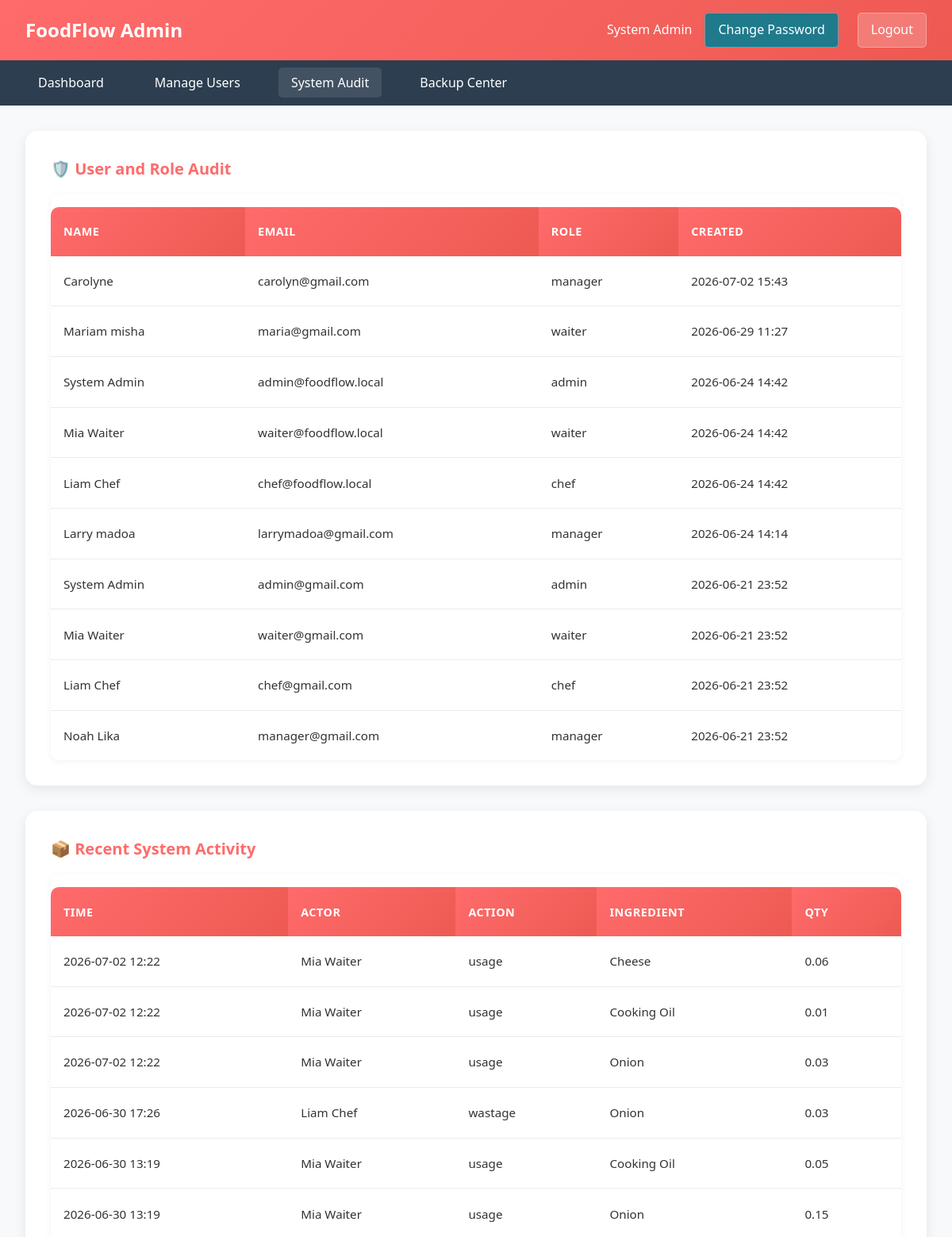
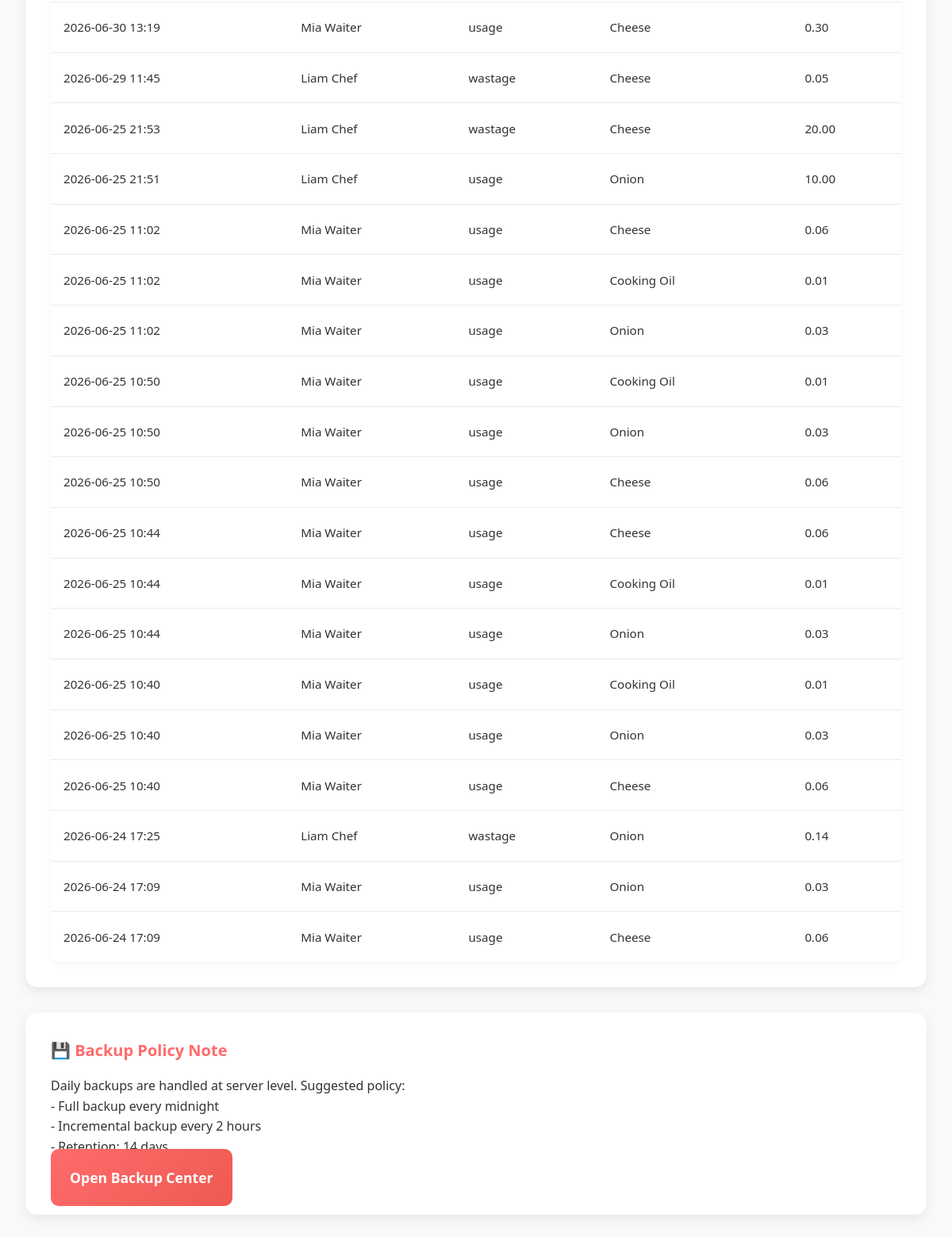
Page /admin/system_audit.php (signed in) on the committed database (2 pictures, top to bottom).
### tables this page shows
CREATE TABLE `users` (
  `id` int NOT NULL AUTO_INCREMENT,
  `name` varchar(100) NOT NULL,
  `email` varchar(100) NOT NULL,
  `password` varchar(255) NOT NULL,
  `phone` varchar(20) DEFAULT NULL,
  `role` enum('admin','waiter','chef','manager') NOT NULL,
  `is_active` tinyint(1) DEFAULT '1',
  `created_at` timestamp NULL DEFAULT CURRENT_TIMESTAMP,
  `updated_at` timestamp NULL DEFAULT CURRENT_TIMESTAMP ON UPDATE CURRENT_TIMESTAMP,
  PRIMARY KEY (`id`),
  UNIQUE KEY `email` (`email`)
);

CREATE TABLE `stock_movements` (
  `id` int NOT NULL AUTO_INCREMENT,
  `ingredient_id` int NOT NULL,
  `movement_type` enum('stock_in','usage','adjustment','wastage') NOT NULL,
  `quantity` decimal(10,2) NOT NULL,
  `reference_type` enum('purchase','order','manual','wastage') DEFAULT 'manual',
  `reference_id` int DEFAULT NULL,
  `notes` varchar(255) DEFAULT NULL,
  `created_by` int NOT NULL,
  `created_at` timestamp NULL DEFAULT CURRENT_TIMESTAMP,
  PRIMARY KEY (`id`),
  KEY `ingredient_id` (`ingredient_id`),
  KEY `created_by` (`created_by`),
  CONSTRAINT `stock_movements_ibfk_1` FOREIGN KEY (`ingredient_id`) REFERENCES `ingredients` (`id`) ON DELETE RESTRICT,
  CONSTRAINT `stock_movements_ibfk_2` FOREIGN KEY (`created_by`) REFERENCES `users` (`id`) ON DELETE RESTRICT
);

CREATE TABLE `ingredients` (
  `id` int NOT NULL AUTO_INCREMENT,
  `name` varchar(120) NOT NULL,
  `category` varchar(80) DEFAULT NULL,
  `unit` varchar(20) NOT NULL,
  `current_stock` decimal(10,2) NOT NULL DEFAULT '0.00',
  `reorder_level` decimal(10,2) NOT NULL DEFAULT '0.00',
  `unit_cost` decimal(10,2) NOT NULL DEFAULT '0.00',
  `is_active` tinyint(1) DEFAULT '1',
  `created_at` timestamp NULL DEFAULT CURRENT_TIMESTAMP,
  `updated_at` timestamp NULL DEFAULT CURRENT_TIMESTAMP ON UPDATE CURRENT_TIMESTAMP,
  PRIMARY KEY (`id`)
);

### admin/system_audit.php (the view, shortened to what this page needs)
<?php
$conn = new mysqli('localhost', 'root', '1234', 'food_inventory');
$recent_logins = $conn->query('SELECT name, email, role, created_at FROM users ORDER BY created_at DESC LIMIT 20');
$recent_movements = $conn->query('SELECT sm.movement_type, sm.quantity, sm.created_at, i.name AS ingredient_name, u.name AS actor FROM stock_movements sm JOIN ingredients i ON sm.ingredient_id=i.id JOIN users u ON sm.created_by=u.id ORDER BY sm.created_at DESC LIMIT 25');
$backup_text = "Daily backups are handled at server level. Suggested policy:\n- Full backup every midnight\n- Incremental backup every 2 hours\n- Retention: 14 days\n";
?>
<!DOCTYPE html>
<html lang="en">
<head>
    <link rel="stylesheet" href="admin_styles.css">
</head>
<body>
<nav class="navbar">
    <div class="navbar-brand">FoodFlow Admin</div>
    <div class="navbar-user"><span><?php echo htmlspecialchars($_SESSION['user_name']); ?></span><a href="../auth/change_password.php" class="logout-btn" style="margin-right:8px;background:#1f7a8c;">Change Password</a><a href="../auth/logout.php" class="logout-btn">Logout</a></div>
</nav>
<nav class="admin-nav">
    <ul class="admin-nav-links">
        <li><a href="admin_dashboard.php">Dashboard</a></li>
        <li><a href="manage_users.php">Manage Users</a></li>
        <li><a href="system_audit.php" class="active">System Audit</a></li>
        <li><a href="backup.php">Backup Center</a></li>
    </ul>
</nav>
<div class="container">
    <div class="card">
        <h3>🛡️ User and Role Audit</h3>
        <div class="table-responsive">
            <table class="data-table">
                <thead><tr><th>Name</th><th>Email</th><th>Role</th><th>Created</th></tr></thead>
                <tbody>
                <?php while($u = $recent_logins->fetch_assoc()): ?>
                    <tr><td><?php echo htmlspecialchars($u['name']); ?></td><td><?php echo htmlspecialchars($u['email']); ?></td><td><?php echo htmlspecialchars($u['role']); ?></td><td><?php echo date('Y-m-d H:i', strtotime($u['created_at'])); ?></td></tr>
                <?php endwhile; ?>
                </tbody>
            </table>
        </div>
    </div>
    <div class="card" style="margin-top:16px;">
        <h3>📦 Recent System Activity</h3>
        <div class="table-responsive">
            <table class="data-table">
                <thead><tr><th>Time</th><th>Actor</th><th>Action</th><th>Ingredient</th><th>Qty</th></tr></thead>
                <tbody>
                <?php while($m = $recent_movements->fetch_assoc()): ?>
                    <tr>
                        <td><?php echo date('Y-m-d H:i', strtotime($m['created_at'])); ?></td>
                        <td><?php echo htmlspecialchars($m['actor']); ?></td>
                        <td><?php echo htmlspecialchars($m['movement_type']); ?></td>
                        <td><?php echo htmlspecialchars($m['ingredient_name']); ?></td>
                        <td><?php echo number_format((float)$m['quantity'],2); ?></td>
                    </tr>
                <?php endwhile; ?>
                </tbody>
            </table>
        </div>
    </div>
    <div class="card" style="margin-top:16px;">
        <h3>💾 Backup Policy Note</h3>
        <pre style="white-space:pre-wrap;margin:0;"><?php echo htmlspecialchars($backup_text); ?></pre>
        <div style="margin-top:12px;">
            <a href="backup.php" class="action-btn">Open Backup Center</a>
        </div>
    </div>
</div>
</body>
</html>

### admin/admin_styles.css (style rules this page uses)
* { margin: 0; padding: 0; box-sizing: border-box; font-family: 'Segoe UI', Tahoma, Geneva, Verdana, sans-serif; }
body { background: #f8f9fa; color: #333; line-height: 1.6; }
.navbar { background: linear-gradient(135deg, #ff6b6b 0%, #ee5a52 100%); color: white; padding: 1rem 2rem; display: flex; justify-content: space-between; align-items: center; box-shadow: 0 2px 10px rgba(0, 0, 0, 0.1); }
.navbar-brand { font-size: 1.5rem; font-weight: bold; }
.navbar-user { display: flex; align-items: center; gap: 1rem; }
.logout-btn { background: rgba(255, 255, 255, 0.2); color: white; border: 1px solid rgba(255, 255, 255, 0.3); padding: 0.5rem 1rem; border-radius: 5px; cursor: pointer; text-decoration: none; transition: all 0.3s ease; }
.admin-nav { background: #2c3e50; padding: 1rem 2rem; }
.admin-nav-links { display: flex; gap: 2rem; list-style: none; }
.admin-nav-links a { color: white; text-decoration: none; padding: 0.5rem 1rem; border-radius: 5px; transition: all 0.3s ease; font-weight: 500; }
.admin-nav-links a:hover, .admin-nav-links a.active { background: rgba(255, 255, 255, 0.1); }
.container { max-width: 1400px; margin: 2rem auto; padding: 0 2rem; }
.card { background: white; padding: 2rem; border-radius: 15px; box-shadow: 0 5px 15px rgba(0, 0, 0, 0.08); margin-bottom: 2rem; }
.card h3 { color: #ff6b6b; margin-bottom: 1rem; font-size: 1.25rem; }
.table-responsive { overflow-x: auto; border-radius: 10px; box-shadow: 0 2px 10px rgba(0, 0, 0, 0.05); }
.data-table { width: 100%; border-collapse: collapse; margin-top: 1rem; font-size: 0.95rem; }
.data-table th { background: linear-gradient(135deg, #ff6b6b 0%, #ee5a52 100%); color: white; padding: 1.2rem 1rem; text-align: left; font-weight: 600; font-size: 0.9rem; text-transform: uppercase; letter-spacing: 0.5px; }
.data-table th:first-child { border-top-left-radius: 10px; }
.data-table th:last-child { border-top-right-radius: 10px; }
.data-table td { padding: 1.2rem 1rem; border-bottom: 1px solid #e9ecef; vertical-align: middle; }
.data-table tr:last-child td { border-bottom: none; }
.action-btn { background: linear-gradient(135deg, #ff6b6b 0%, #ee5a52 100%); color: white; padding: 1.5rem; border: none; border-radius: 10px; text-decoration: none; text-align: center; font-weight: 600; transition: all 0.3s ease; font-size: 1.1rem; }

### rows in the picture
users: name "Carolyne", email "carolyn@gmail.com", role "manager", created_at "2026-07-02 15:43"
users: name "Mariam misha", email "maria@gmail.com", role "waiter", created_at "2026-06-29 11:27"
users: name "System Admin", email "admin@foodflow.local", role "admin", created_at "2026-06-24 14:42"
users: name "Mia Waiter", email "waiter@foodflow.local", role "waiter", created_at "2026-06-24 14:42"
users: name "Liam Chef", email "chef@foodflow.local", role "chef", created_at "2026-06-24 14:42"
users: name "Larry madoa", email "larrymadoa@gmail.com", role "manager", created_at "2026-06-24 14:14"
users: name "System Admin", email "admin@gmail.com", role "admin", created_at "2026-06-21 23:52"
users: name "Mia Waiter", email "waiter@gmail.com", role "waiter", created_at "2026-06-21 23:52"
users: name "Liam Chef", email "chef@gmail.com", role "chef", created_at "2026-06-21 23:52"
users: name "Noah Lika", email "manager@gmail.com", role "manager", created_at "2026-06-21 23:52"
stock_movements: created_at "2026-07-02 12:22", created_by.name "Mia Waiter", movement_type "usage", ingredient.name "Cheese", quantity "0.06"
stock_movements: created_at "2026-07-02 12:22", created_by.name "Mia Waiter", movement_type "usage", ingredient.name "Cooking Oil", quantity "0.01"
stock_movements: created_at "2026-07-02 12:22", created_by.name "Mia Waiter", movement_type "usage", ingredient.name "Onion", quantity "0.03"
stock_movements: created_at "2026-06-30 17:26", created_by.name "Liam Chef", movement_type "wastage", ingredient.name "Onion", quantity "0.03"
stock_movements: created_at "2026-06-30 13:19", created_by.name "Mia Waiter", movement_type "usage", ingredient.name "Cooking Oil", quantity "0.05"
stock_movements: created_at "2026-06-30 13:19", created_by.name "Mia Waiter", movement_type "usage", ingredient.name "Onion", quantity "0.15"
stock_movements: created_at "2026-06-30 13:19", created_by.name "Mia Waiter", movement_type "usage", ingredient.name "Cheese", quantity "0.30"
stock_movements: created_at "2026-06-29 11:45", created_by.name "Liam Chef", movement_type "wastage", ingredient.name "Cheese", quantity "0.05"
stock_movements: created_at "2026-06-25 21:53", created_by.name "Liam Chef", movement_type "wastage", ingredient.name "Cheese", quantity "20.00"
stock_movements: created_at "2026-06-25 21:51", created_by.name "Liam Chef", movement_type "usage", ingredient.name "Onion", quantity "10.00"
stock_movements: created_at "2026-06-25 11:02", created_by.name "Mia Waiter", movement_type "usage", ingredient.name "Cheese", quantity "0.06"
stock_movements: created_at "2026-06-25 11:02", created_by.name "Mia Waiter", movement_type "usage", ingredient.name "Cooking Oil", quantity "0.01"
stock_movements: created_at "2026-06-25 11:02", created_by.name "Mia Waiter", movement_type "usage", ingredient.name "Onion", quantity "0.03"
stock_movements: created_at "2026-06-25 10:50", created_by.name "Mia Waiter", movement_type "usage", ingredient.name "Cooking Oil", quantity "0.01"
stock_movements: created_at "2026-06-25 10:50", created_by.name "Mia Waiter", movement_type "usage", ingredient.name "Onion", quantity "0.03"
stock_movements: created_at "2026-06-25 10:50", created_by.name "Mia Waiter", movement_type "usage", ingredient.name "Cheese", quantity "0.06"
stock_movements: created_at "2026-06-25 10:44", created_by.name "Mia Waiter", movement_type "usage", ingredient.name "Cheese", quantity "0.06"
stock_movements: created_at "2026-06-25 10:44", created_by.name "Mia Waiter", movement_type "usage", ingredient.name "Cooking Oil", quantity "0.01"
stock_movements: created_at "2026-06-25 10:44", created_by.name "Mia Waiter", movement_type "usage", ingredient.name "Onion", quantity "0.03"
stock_movements: created_at "2026-06-25 10:40", created_by.name "Mia Waiter", movement_type "usage", ingredient.name "Cooking Oil", quantity "0.01"
stock_movements: created_at "2026-06-25 10:40", created_by.name "Mia Waiter", movement_type "usage", ingredient.name "Onion", quantity "0.03"
stock_movements: created_at "2026-06-25 10:40", created_by.name "Mia Waiter", movement_type "usage", ingredient.name "Cheese", quantity "0.06"
stock_movements: created_at "2026-06-24 17:25", created_by.name "Liam Chef", movement_type "wastage", ingredient.name "Onion", quantity "0.14"
stock_movements: created_at "2026-06-24 17:09", created_by.name "Mia Waiter", movement_type "usage", ingredient.name "Onion", quantity "0.03"
stock_movements: created_at "2026-06-24 17:09", created_by.name "Mia Waiter", movement_type "usage", ingredient.name "Cheese", quantity "0.06"

### other values in the picture
$_SESSION['user_name'] "System Admin"
$backup_text "Daily backups are handled at server level. Suggested policy: - Full backup every midnight - Incremental backup every 2 hours - Retention: 14 days"
